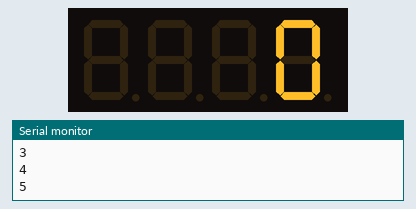
Bench run of a sketch on a simulated Arduino Uno, built with avr-gcc and run on an emulated ATmega328P. On the bench: 4-digit seven-segment display, the last lines printed to the serial monitor.

Above: at 0.17 s.
At 4.88 s:
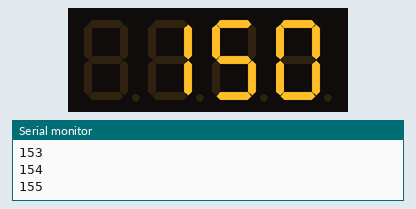
At 9.9 s:
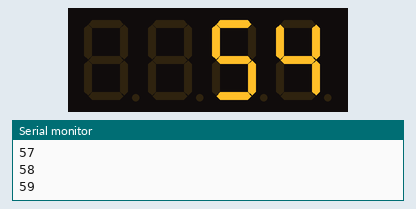
At 19.93 s:
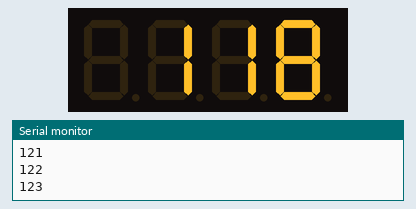
At 29.66 s:
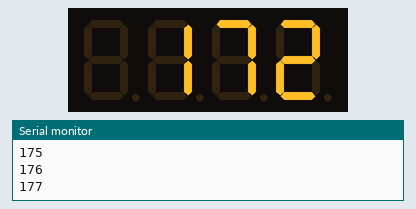
At 39.7 s:
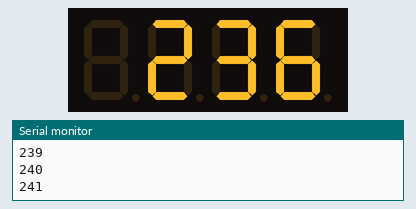

The sketch:

02e_UART_TM1637_odliczanie.ino
```cpp
#include <TM1637Display.h>
#define CLK 2
#define DIO 3
TM1637Display display(CLK, DIO);

//Deklaracja zmiennej
byte licznik = 0;

void setup() {
  // Inicjacja komunikacji serial
  Serial.begin(9600);
  Serial.println("Inicjacja komunikacji");
  display.setBrightness(0x09);
}

void loop() {
  //Wysłanie wartości zmiennej licznik na serial
  Serial.println(licznik);
  display.showNumberDec(licznik,false,4,0);
  licznik = licznik + 1; //Zwiększenie licznika o 1
  delay(10);
}
```
